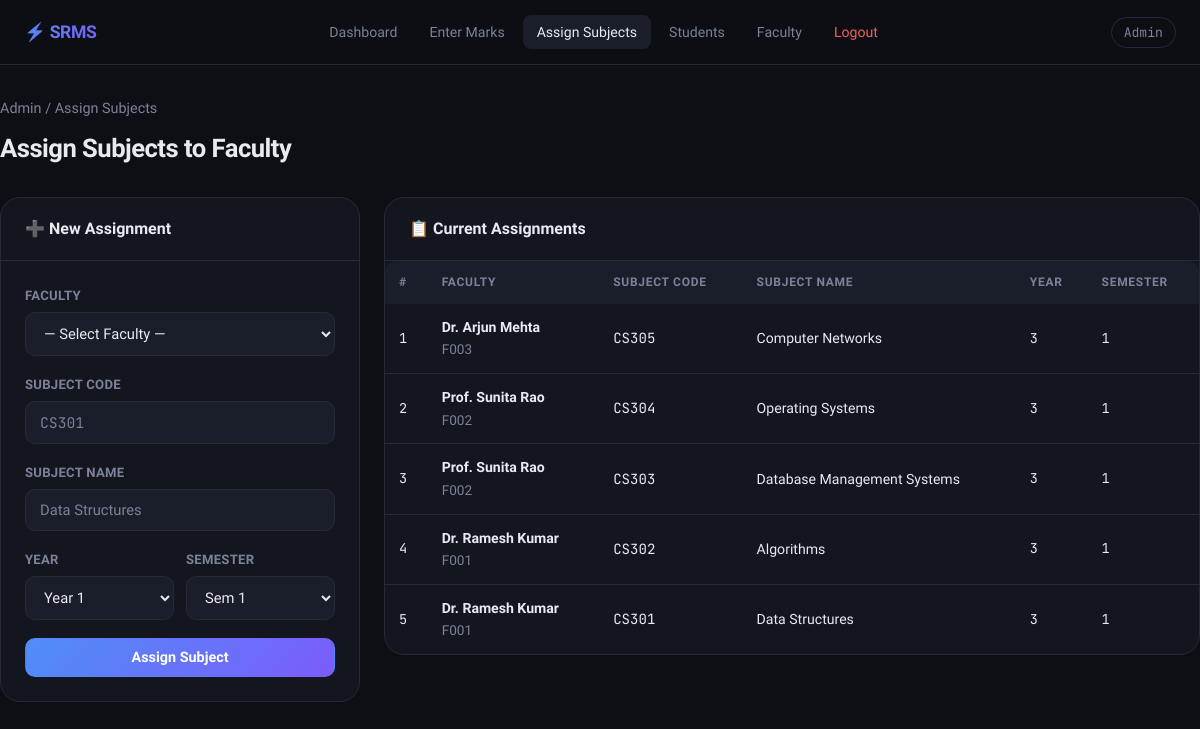
Page /admin/assign_subjects (signed in) on the committed database.
### tables this page shows
CREATE TABLE faculty_subjects (
            id           INTEGER PRIMARY KEY AUTOINCREMENT,
            faculty_id   TEXT,
            subject_code TEXT,
            subject_name TEXT,
            year         INTEGER,
            semester     INTEGER,
            UNIQUE(subject_code, semester)
        );

CREATE TABLE faculty (
            faculty_id  TEXT PRIMARY KEY,
            name        TEXT NOT NULL,
            password    TEXT NOT NULL
        );

### app.py (the view, shortened to what this page needs)
@app.route('/admin/assign_subjects', methods=['GET','POST'])
@admin_required
def assign_subjects():
    con = get_db(); cur = con.cursor()
    msg = None
    faculty     = _all(cur, "SELECT faculty_id,name FROM faculty ORDER BY name")
    assignments = _all(cur,
        "SELECT fs.*,f.name AS faculty_name FROM faculty_subjects fs"
        " JOIN faculty f ON fs.faculty_id=f.faculty_id ORDER BY fs.id DESC")
    con.close()
    return render_template('assign_subjects.html',
        faculty=faculty, assignments=assignments, msg=msg)

### app.py (called while the page is built)
def get_db():
    con = sqlite3.connect(DB_PATH)
    con.row_factory = sqlite3.Row   # rows behave like dicts
    con.execute("PRAGMA foreign_keys = ON")
    return con

def _all(cur, sql, params=()):
    return [dict(r) for r in cur.execute(sql, params).fetchall()]

def admin_required(f):
    @wraps(f)
    def d(*a, **kw):
        if session.get('role') != 'admin': return redirect(url_for('admin_login'))
        return f(*a, **kw)
    return d

### templates/assign_subjects.html (shortened to what this page needs)
{% extends 'base.html' %}
{% block nav_links %}
  <a href="{{ url_for('admin_dashboard') }}">Dashboard</a>
  <a href="{{ url_for('enter_marks') }}">Enter Marks</a>
  <a href="{{ url_for('assign_subjects') }}" class="active">Assign Subjects</a>
  <a href="{{ url_for('manage_students') }}">Students</a>
  <a href="{{ url_for('manage_faculty') }}">Faculty</a>
  <a href="{{ url_for('logout') }}" class="logout">Logout</a>
{% endblock %}
{% block content %}
<div class="container page-wrap">
  <div class="page-header">
    <p class="breadcrumb"><a href="{{ url_for('admin_dashboard') }}">Admin</a> / Assign Subjects</p>
    <h1>Assign Subjects to Faculty</h1>
  </div>
  <div style="display:grid;grid-template-columns:360px 1fr;gap:24px;align-items:start;">
    <div class="card">
      <div class="card-header"><h3>➕ New Assignment</h3></div>
      <div class="card-body">
        <form method="POST">
          <div class="form-group">
            <label>Faculty</label>
            <select name="faculty_id" class="form-control" required>
              <option value="">— Select Faculty —</option>
            </select>
          </div>
          <div class="form-group">
            <label>Subject Code</label>
            <input name="subject_code" class="form-control text-mono" placeholder="CS301" required/>
          </div>
          <div class="form-group">
            <label>Subject Name</label>
            <input name="subject_name" class="form-control" placeholder="Data Structures" required/>
          </div>
          <div style="display:grid;grid-template-columns:1fr 1fr;gap:12px">
            <div class="form-group">
              <label>Year</label>
              <select name="year" class="form-control" required>
                {% for y in range(1,5) %}<option value="{{ y }}">Year {{ y }}</option>{% endfor %}
              </select>
            </div>
            <div class="form-group">
              <label>Semester</label>
              <select name="semester" class="form-control" required>
                <option value="1">Sem 1</option>
              </select>
            </div>
          </div>
          <button class="btn btn-primary btn-block">Assign Subject</button>
        </form>
      </div>
    </div>
    <div class="card">
      <div class="card-header"><h3>📋 Current Assignments</h3></div>
      <div class="table-wrap">
        <table>
          <thead><tr><th>#</th><th>Faculty</th><th>Subject Code</th><th>Subject Name</th><th>Year</th><th>Semester</th></tr></thead>
          <tbody>
            {% for a in assignments %}
            <tr>
              <td class="td-num">{{ loop.index }}</td>
              <td><strong>{{ a.faculty_name }}</strong><br/><span class="text-muted text-sm">{{ a.faculty_id }}</span></td>
              <td class="text-mono">{{ a.subject_code }}</td>
              <td>{{ a.subject_name }}</td>
              <td class="td-num">{{ a.year }}</td>
              <td class="td-num">{{ a.semester }}</td>
            </tr>
            {% else %}
            <tr><td colspan="6"><div class="empty-state"><span class="empty-icon">📭</span><p>No assignments yet</p></div></td></tr>
            {% endfor %}
          </tbody>
        </table>
      </div>
    </div>
  </div>
</div>
{% endblock %}

### static/css/style.css (style rules this page uses)
:root { --bg: #0d0f14; --bg2: #13161e; --bg3: #1a1e2a; --border: #252a38; --border2: #2f3648; --text: #e8eaf0; --muted: #7b829a; --accent: #4f8ef7; --accent2: #7c5cfc; --green: #3ecf8e; --red: #f06060; --yellow: #f5c842; --orange: #f5884a; --radius: 12px; --radius-lg: 20px; --shadow: 0 4px 24px rgba(0,0,0,.5); --transition: .18s cubic-bezier(.4,0,.2,1); }
*, *::before, *::after { box-sizing: border-box; margin: 0; padding: 0; }
html { scroll-behavior: smooth; }
body { font-family: 'Sora', sans-serif; background: var(--bg); color: var(--text); min-height: 100vh; line-height: 1.6; font-size: 15px; }
a { color: var(--accent); text-decoration: none; }
.container { max-width: 1200px; margin: 0 auto; padding: 0 24px; }
.page-wrap { padding: 32px 0 64px; }
.nav-links a { color: var(--muted); font-size: .88rem; font-weight: 500; padding: 6px 14px; border-radius: 8px; transition: all var(--transition); }
.nav-links a:hover, .nav-links a.active { color: var(--text); background: var(--bg3); }
.nav-links a.logout { color: var(--red); }
.form-group { margin-bottom: 18px; }
.form-group label { display: block; font-size: .82rem; font-weight: 600; color: var(--muted); margin-bottom: 6px; letter-spacing: .02em; text-transform: uppercase; }
.form-control { width: 100%; background: var(--bg3); border: 1px solid var(--border); color: var(--text); padding: 11px 14px; border-radius: 10px; font-family: inherit; font-size: .92rem; transition: border-color var(--transition), box-shadow var(--transition); outline: none; }
.form-control::placeholder { color: var(--muted); }
select.form-control { cursor: pointer; }
.btn { display: inline-flex; align-items: center; justify-content: center; gap: 8px; padding: 10px 20px; border-radius: 10px; font-family: inherit; font-size: .9rem; font-weight: 600; cursor: pointer; border: 1px solid transparent; transition: all var(--transition); text-decoration: none; white-space: nowrap; }
.btn-primary { background: linear-gradient(135deg, var(--accent), var(--accent2)); color: #fff; border-color: transparent; }
.btn-block { width: 100%; }
.card { background: var(--bg2); border: 1px solid var(--border); border-radius: var(--radius-lg); overflow: hidden; margin-bottom: 24px; }
.card-header { padding: 18px 24px; border-bottom: 1px solid var(--border); display: flex; align-items: center; justify-content: space-between; gap: 12px; }
.card-header h3 { font-size: 1rem; font-weight: 700; }
.card-body { padding: 24px; }
.table-wrap { overflow-x: auto; border-radius: var(--radius); }
table { width: 100%; border-collapse: collapse; font-size: .88rem; }
thead tr { background: var(--bg3); }
thead th { padding: 12px 14px; text-align: left; font-size: .75rem; text-transform: uppercase; letter-spacing: .06em; color: var(--muted); font-weight: 700; white-space: nowrap; }
tbody tr { border-bottom: 1px solid var(--border); transition: background var(--transition); }
tbody tr:last-child { border-bottom: none; }
tbody td { padding: 12px 14px; }
.td-num { font-family: 'JetBrains Mono', monospace; font-size: .85rem; }
.page-header { margin-bottom: 28px; }
.page-header h1 { font-size: 1.6rem; font-weight: 800; letter-spacing: -.02em; margin-bottom: 4px; }
.page-header p { color: var(--muted); font-size: .9rem; }
.breadcrumb { font-size: .8rem; color: var(--muted); margin-bottom: 8px; }
.breadcrumb a { color: var(--muted); }
.text-muted { color: var(--muted); }
.text-sm { font-size: .85rem; }
.text-mono { font-family: 'JetBrains Mono', monospace; }

### rows in the picture
faculty_subjects: faculty_name "Dr. Arjun Mehta", faculty_id "F003", subject_code "CS305", subject_name "Computer Networks", year "3", semester "1"
faculty_subjects: faculty_name "Prof. Sunita Rao", faculty_id "F002", subject_code "CS304", subject_name "Operating Systems", year "3", semester "1"
faculty_subjects: faculty_name "Prof. Sunita Rao", faculty_id "F002", subject_code "CS303", subject_name "Database Management Systems", year "3", semester "1"
faculty_subjects: faculty_name "Dr. Ramesh Kumar", faculty_id "F001", subject_code "CS302", subject_name "Algorithms", year "3", semester "1"
faculty_subjects: faculty_name "Dr. Ramesh Kumar", faculty_id "F001", subject_code "CS301", subject_name "Data Structures", year "3", semester "1"

### other values in the picture
{{ session['user'] }} "Admin"
